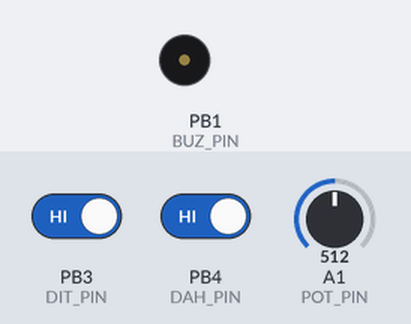
Simulated run of this program. Board: ATtiny85, built with avr-gcc and run on an emulated ATtiny85. Parts: buzzer (waves = sounding). The test bench sets the inputs (shaded band); at power-on: PB3 (DIT_PIN) HIGH, A1 (POT_PIN) = 512, PB4 (DAH_PIN) HIGH. Sleep ends after the set time or at an interrupt.

Above: at 5.0 s.
5.1 s: PB3 (DIT_PIN) driven LOW
At 5.8 s:
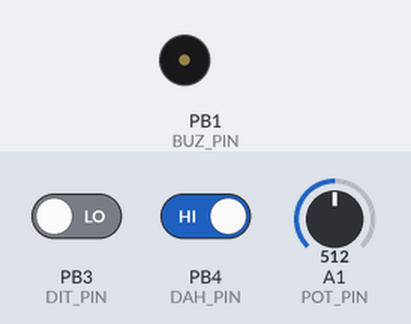
8.1 s: A1 (POT_PIN) set to 900
At 8.33 s:
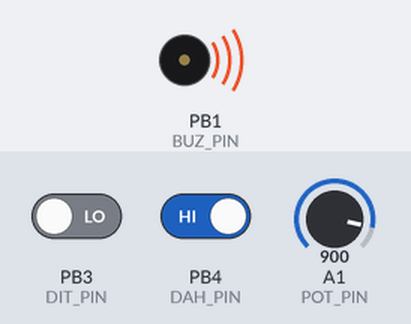
11.1 s: A1 (POT_PIN) set to 716
14.1 s: PB3 (DIT_PIN) driven HIGH
At 15.3 s:
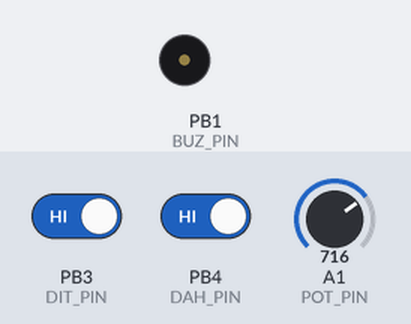
15.6 s: PB4 (DAH_PIN) driven LOW
At 19.51 s:
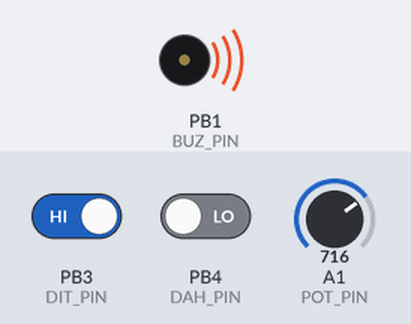
Timing chart, 0 to 19.6 s (numbered marks = the images above; inputs shaded):
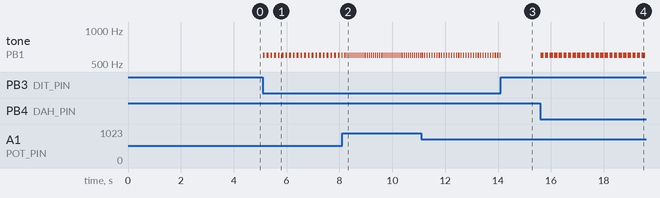

Measured:
- after the input at 5.1 s, tone on PB1 (BUZ_PIN): alternates 600 Hz for 0.06 s and silent for 0.08 s, starting at once
- after the input at 8.1 s, tone on PB1 (BUZ_PIN): alternates 600 Hz for 0.03 s and silent for 0.04 s, starting after 0.07 s
- after the input at 14.1 s, tone on PB1 (BUZ_PIN): goes on until 14.1 s, then stays silent
- after the input at 15.6 s, tone on PB1 (BUZ_PIN): alternates 600 Hz for 0.12 s and silent for 0.05 s, starting at once

The program:

main.cpp
```cpp
// (licence header left out)
#include <Arduino.h>
#include <avr/sleep.h>
#include <avr/interrupt.h>

#define DIT_PIN PB3
#define DAH_PIN PB4
#define POT_PIN A1   // PB2
#define KEY_PIN PB0
#define BUZ_PIN PB1

#define TONE_FREQ 600

#define IPU 4
int wpm = 20;
int ti = (1200 / IPU) / wpm;

void sleep() {
    GIMSK |= _BV(PCIE);
    PCMSK |= _BV(PCINT3);
    PCMSK |= _BV(PCINT4);
    ADCSRA &= ~_BV(ADEN);
    set_sleep_mode(SLEEP_MODE_PWR_DOWN);
    sleep_enable();
    sei();
    sleep_cpu();

    cli();
    PCMSK &= ~_BV(PCINT3);
    PCMSK &= ~_BV(PCINT4);
    sleep_disable();
    ADCSRA |= _BV(ADEN);
    sei();
}

ISR(PCINT0_vect) {}

enum state { st_idle, st_dit, st_dah, st_space };

static inline void key_on(void) {
    tone(BUZ_PIN, TONE_FREQ);
    digitalWrite(KEY_PIN, HIGH);
}

static inline void key_off(void) {
    noTone(BUZ_PIN);
    digitalWrite(KEY_PIN, LOW);
}

void iter() {
    static enum state state = st_idle;
    static enum state next = st_idle;
    static enum state prev = st_idle;
    static uint8_t ci = 3 * IPU;
    static uint8_t pot = 64, pot1 = 64;

    uint8_t dit = !digitalRead(DIT_PIN);
    uint8_t dah = !digitalRead(DAH_PIN);

    switch (state) {
    case st_idle:
        if (dit) {
            key_on();
            ci = 1 * IPU;
            state = st_dit;
        }
        else if (dah) {
            key_on();
            ci = 3 * IPU;
            state = st_dah;
        }
        else {
            ci--;
            if (ci == 0) sleep();
        }
        break;
    case st_dit:
        pot = analogRead(POT_PIN) / 8;
        ci--;
        if (ci == 0) {
            key_off();
            prev = st_dit;
            ci = 1 * IPU;
            state = st_space;
        }
        if (dah) {
            next = st_dah;
        }
        break;
    case st_dah:
        pot = analogRead(POT_PIN) / 8;
        ci--;
        if (ci == 0) {
            key_off();
            prev = st_dah;
            ci = 1 * IPU;
            state = st_space;
        }
        if (dit) {
            next = st_dit;
        }
        break;
    case st_space:
        ci--;
        if (ci == 0) {
            if (next == st_dit) {
                key_on();
                next = st_idle;
                ci = 1 * IPU;
                state = st_dit;
            }
            else if (next == st_dah) {
                key_on();
                next = st_idle;
                ci = 3 * IPU;
                state = st_dah;
            }
            else {
                ci = 3 * IPU;
                state = st_idle;
            }
        }
        else if (prev == st_dit && dah) {
            next = st_dah;
        }
        else if (prev == st_dah && dit) {
            next = st_dit;
        }
        break;
    }

    if (pot != pot1) {
        wpm = 36 * pot / 128 + 5;
        ti = (1200 / IPU) / wpm;
    }
    pot1 = pot;
}

void setup() {
    pinMode(DIT_PIN, INPUT);
    pinMode(DAH_PIN, INPUT);
    // pinMode(POT_PIN, INPUT);
    pinMode(KEY_PIN, OUTPUT);
    pinMode(BUZ_PIN, OUTPUT);
    sleep();
}

void loop() {
    static long t0 = millis();
    long t = millis();
    if (t - t0 >= ti) {
        iter();
        t0 = t;
    }
}
```
